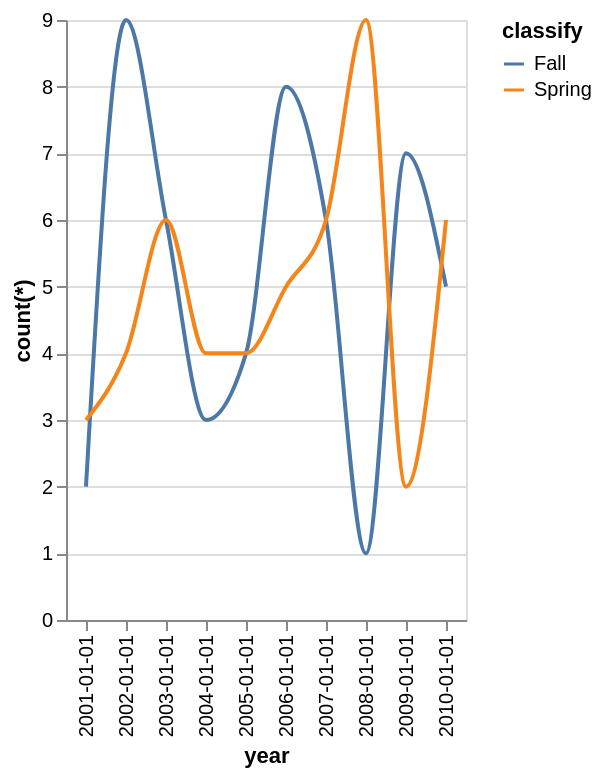

Write a Vega-Lite specification for this figure.
### Vega-Lite specification from a JSON file in a GitHub repository (floating-point values rounded to 4 significant figures)
{"data": {"values": [{"x_data": "2001-01-01", "y_data": 2, "classify": "Fall"}, {"x_data": "2002-01-01", "y_data": 9, "classify": "Fall"}, {"x_data": "2003-01-01", "y_data": 6, "classify": "Fall"}, {"x_data": "2004-01-01", "y_data": 3, "classify": "Fall"}, {"x_data": "2005-01-01", "y_data": 4, "classify": "Fall"}, {"x_data": "2006-01-01", "y_data": 8, "classify": "Fall"}, {"x_data": "2007-01-01", "y_data": 6, "classify": "Fall"}, {"x_data": "2008-01-01", "y_data": 1, "classify": "Fall"}, {"x_data": "2009-01-01", "y_data": 7, "classify": "Fall"}, {"x_data": "2010-01-01", "y_data": 5, "classify": "Fall"}, {"x_data": "2001-01-01", "y_data": 3, "classify": "Spring"}, {"x_data": "2002-01-01", "y_data": 4, "classify": "Spring"}, {"x_data": "2003-01-01", "y_data": 6, "classify": "Spring"}, {"x_data": "2004-01-01", "y_data": 4, "classify": "Spring"}, {"x_data": "2005-01-01", "y_data": 4, "classify": "Spring"}, {"x_data": "2006-01-01", "y_data": 5, "classify": "Spring"}, {"x_data": "2007-01-01", "y_data": 6, "classify": "Spring"}, {"x_data": "2008-01-01", "y_data": 9, "classify": "Spring"}, {"x_data": "2009-01-01", "y_data": 2, "classify": "Spring"}, {"x_data": "2010-01-01", "y_data": 6, "classify": "Spring"}]}, "mark": {"type": "line", "interpolate": "monotone"}, "encoding": {"x": {"field": "x_data", "type": "nominal", "title": "year", "sort": "ascending"}, "y": {"field": "y_data", "type": "quantitative", "title": "count(*)"}, "color": {"field": "classify"}}}
